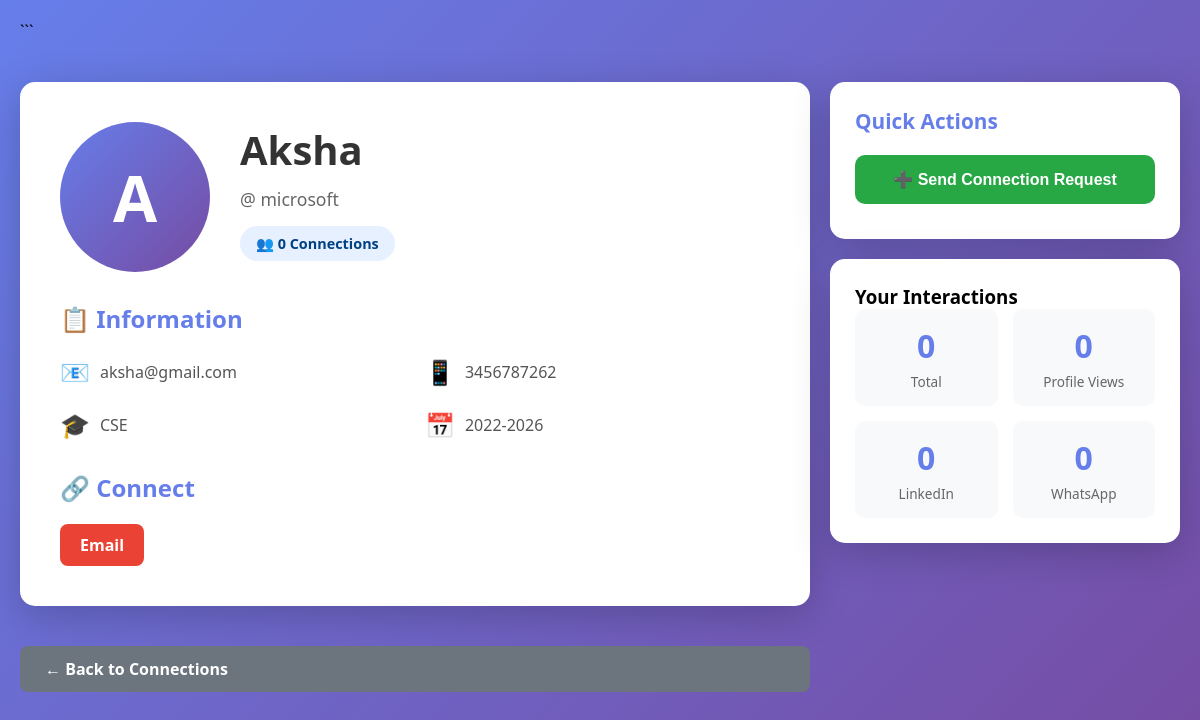
Page /view_alumni_profile.php?pi_register=R059 (signed in) on the committed database.
### tables this page shows
CREATE TABLE `alumniinfo` (
  `pi_name` varchar(100) NOT NULL,
  `pi_gender` varchar(20) NOT NULL,
  `pi_address` varchar(100) NOT NULL,
  `pi_email` varchar(100) NOT NULL,
  `pi_linkedin` varchar(255) DEFAULT NULL,
  `pi_instagram` varchar(255) DEFAULT NULL,
  `pi_whatsapp` varchar(20) DEFAULT NULL,
  `pi_facebook` varchar(255) DEFAULT NULL,
  `pi_twitter` varchar(255) DEFAULT NULL,
  `pi_github` varchar(255) DEFAULT NULL,
  `pi_portfolio` varchar(255) DEFAULT NULL,
  `pi_picture` longblob DEFAULT NULL,
  `pi_session` varchar(50) NOT NULL,
  `pi_branch` varchar(50) NOT NULL,
  `pi_yop` year(4) DEFAULT NULL,
  `pi_mobile` varchar(50) NOT NULL,
  `pi_company` varchar(50) NOT NULL,
  `pi_designation` varchar(100) DEFAULT NULL,
  `pi_register` varchar(100) NOT NULL,
  `show_contact` tinyint(1) DEFAULT 1 COMMENT 'Show contact info to students',
  `available_for_mentorship` tinyint(1) DEFAULT 1 COMMENT 'Available as mentor'
);

### view_alumni_profile.php (the view, shortened to what this page needs)
<?php
include_once 'db_config.php';
$st_register = $_SESSION['st_register'];
$pi_register = isset($_GET['pi_register']) ? mysqli_real_escape_string($conn, $_GET['pi_register']) : null;
mysqli_query($conn, "INSERT INTO user_interactions (from_type, from_register, to_type, to_register, interaction_type)
                     VALUES ('student', '$st_register', 'alumni', '$pi_register', 'view_profile')");
$alumni = mysqli_fetch_assoc(mysqli_query($conn, "SELECT * FROM alumniinfo WHERE pi_register='$pi_register'"));
$connection = mysqli_fetch_assoc(mysqli_query($conn,
    "SELECT * FROM user_connections
     WHERE user1_register='$st_register' AND user2_register='$pi_register'"));
$pending_request = mysqli_fetch_assoc(mysqli_query($conn,
    "SELECT * FROM connection_requests
     WHERE from_register='$st_register' AND to_register='$pi_register' AND status='pending'"));
$interaction_stats = mysqli_fetch_assoc(mysqli_query($conn,
    "SELECT COUNT(*) as total_interactions,
            SUM(CASE WHEN interaction_type='view_profile' THEN 1 ELSE 0 END) as profile_views,
            SUM(CASE WHEN interaction_type='click_linkedin' THEN 1 ELSE 0 END) as linkedin_clicks,
            SUM(CASE WHEN interaction_type='click_whatsapp' THEN 1 ELSE 0 END) as whatsapp_clicks,
            SUM(CASE WHEN interaction_type='send_message' THEN 1 ELSE 0 END) as messages_sent
     FROM user_interactions
     WHERE from_register='$st_register' AND to_register='$pi_register'"));
$connection_count = mysqli_fetch_assoc(mysqli_query($conn,
    "SELECT COUNT(*) as count FROM user_connections WHERE user2_register='$pi_register'"))['count'];
?>
<!DOCTYPE html>
<html>
<head>
</head>
<body>
<div class="container">
    <div class="main-content">
        <div class="profile-card">
            <div class="profile-header">
                <div class="profile-avatar">
                    <?php echo strtoupper(substr($alumni['pi_name'], 0, 1)); ?>
                </div>
                <div class="profile-info">
                    <h1><?php echo htmlspecialchars($alumni['pi_name']); ?></h1>
                    <?php if (!empty($alumni['pi_company'])) { ?>
                        <div class="profile-company">@ <?php echo htmlspecialchars($alumni['pi_company']); ?></div>
                    <?php } ?>
                    <div class="profile-badges">
                        <span class="badge badge-connections">
                            👥 <?php echo $connection_count; ?> Connections
                        </span>
                    </div>
                </div>
            </div>
            <div class="section">
                <h2>📋 Information</h2>
                <div class="info-grid">
                    <?php if ($alumni['show_contact']) { ?>
                        <div class="info-item">
                            <div class="info-icon">📧</div>
                            <div><?php echo htmlspecialchars($alumni['pi_email']); ?></div>
                        </div>
                        <?php if (!empty($alumni['pi_mobile'])) { ?>
                            <div class="info-item">
                                <div class="info-icon">📱</div>
                                <div><?php echo htmlspecialchars($alumni['pi_mobile']); ?></div>
                            </div>
                        <?php } ?>
                    <?php } ?>
                    <div class="info-item">
                        <div class="info-icon">🎓</div>
                        <div><?php echo htmlspecialchars($alumni['pi_branch']); ?></div>
                    </div>
                    <div class="info-item">
                        <div class="info-icon">📅</div>
                        <div><?php echo htmlspecialchars($alumni['pi_session']); ?></div>
                    </div>
                </div>
            </div>
            <?php if ($alumni['show_contact']) { ?>
                <div class="section">
                    <h2>🔗 Connect</h2>
                    <div class="social-links">
                        <a href="mailto:<?php echo htmlspecialchars($alumni['pi_email']); ?>"
                           class="social-btn btn-email"
                           onclick="trackClick('email')">
                            Email
                        </a>
                    </div>
                </div>
            <?php } ?>
        </div>
        <a href="student_connections.php" class="back-link">← Back to Connections</a>
    </div>
    <div class="sidebar">
        <div class="action-card">
            <h3>Quick Actions</h3>
            <?php if ($connection) { ?>
                <button class="action-btn btn-primary"
                        onclick="window.location.href='student_chat.php?user=<?php echo $pi_register; ?>'">
                    💬 Send Message
                </button>
            <?php } elseif ($pending_request) { ?>
                <button class="action-btn btn-secondary" disabled>
                    ⏳ Request Pending
                </button>
            <?php } else { ?>
                <button class="action-btn btn-success"
                        onclick="window.location.href='student_connections.php'">
                    ➕ Send Connection Request
                </button>
            <?php } ?>
        </div>
        <div class="stats-card">
            <h3>Your Interactions</h3>
            <div class="stats-grid">
                <div class="stat-item">
                    <div class="stat-number"><?php echo $interaction_stats['total_interactions'] ?? 0; ?></div>
                    <div class="stat-label">Total</div>
                </div>
                <div class="stat-item">
                    <div class="stat-number"><?php echo $interaction_stats['profile_views'] ?? 0; ?></div>
                    <div class="stat-label">Profile Views</div>
                </div>
                <div class="stat-item">
                    <div class="stat-number"><?php echo $interaction_stats['linkedin_clicks'] ?? 0; ?></div>
                    <div class="stat-label">LinkedIn</div>
                </div>
                <div class="stat-item">
                    <div class="stat-number"><?php echo $interaction_stats['whatsapp_clicks'] ?? 0; ?></div>
                    <div class="stat-label">WhatsApp</div>
                </div>
            </div>
        </div>
    </div>
</div>
</body>
</html>

### view_alumni_profile.php (style rules this page uses)
* { margin: 0; padding: 0; box-sizing: border-box; }
body { font-family: 'Segoe UI', Tahoma, Geneva, Verdana, sans-serif; background: linear-gradient(135deg, #667eea 0%, #764ba2 100%); min-height: 100vh; padding: 20px; }
.container { max-width: 1200px; margin: 40px auto; display: grid; grid-template-columns: 1fr 350px; gap: 20px; }
.main-content { display: flex; flex-direction: column; gap: 20px; }
.profile-card { background: white; border-radius: 15px; padding: 40px; box-shadow: 0 10px 40px rgba(0, 0, 0, 0.2); }
.profile-header { display: flex; gap: 30px; margin-bottom: 30px; }
.profile-avatar { width: 150px; height: 150px; border-radius: 50%; background: linear-gradient(135deg, #667eea 0%, #764ba2 100%); display: flex; align-items: center; justify-content: center; color: white; font-size: 4rem; font-weight: bold; flex-shrink: 0; }
.profile-info h1 { color: #333; font-size: 2.5rem; margin-bottom: 10px; }
.profile-company { color: #666; font-size: 1.1rem; margin-bottom: 15px; }
.profile-badges { display: flex; gap: 10px; flex-wrap: wrap; }
.badge { padding: 8px 16px; border-radius: 20px; font-size: 0.9rem; font-weight: 600; display: inline-flex; align-items: center; gap: 5px; }
.badge-connections { background: #e7f0ff; color: #004085; }
.section { margin-top: 30px; }
.section h2 { color: #667eea; margin-bottom: 20px; font-size: 1.5rem; display: flex; align-items: center; gap: 10px; }
.info-grid { display: grid; grid-template-columns: repeat(2, 1fr); gap: 20px; }
.info-item { display: flex; align-items: center; gap: 10px; color: #555; }
.info-icon { font-size: 1.5rem; color: #667eea; }
.social-links { display: flex; gap: 10px; flex-wrap: wrap; }
.social-btn { padding: 10px 20px; border-radius: 8px; text-decoration: none; font-weight: 600; transition: all 0.3s; display: inline-flex; align-items: center; gap: 8px; }
.btn-email { background: #EA4335; color: white; }
.sidebar { display: flex; flex-direction: column; gap: 20px; }
.action-card { background: white; border-radius: 15px; padding: 25px; box-shadow: 0 10px 40px rgba(0, 0, 0, 0.2); }
.action-card h3 { color: #667eea; margin-bottom: 20px; font-size: 1.3rem; }
.action-btn { width: 100%; padding: 15px; border: none; border-radius: 10px; font-weight: 600; cursor: pointer; transition: all 0.3s; margin-bottom: 10px; font-size: 1rem; }
.btn-success { background: #28a745; color: white; }
.stats-card { background: white; border-radius: 15px; padding: 25px; box-shadow: 0 10px 40px rgba(0, 0, 0, 0.2); }
.stats-grid { display: grid; grid-template-columns: repeat(2, 1fr); gap: 15px; }
.stat-item { text-align: center; padding: 15px; background: #f8f9fa; border-radius: 10px; }
.stat-number { font-size: 2rem; font-weight: bold; color: #667eea; margin-bottom: 5px; }
.stat-label { font-size: 0.85rem; color: #666; }
.back-link { display: inline-block; padding: 12px 25px; background: #6c757d; color: white; text-decoration: none; border-radius: 8px; font-weight: 600; margin-top: 20px; }

### rows in the picture
alumniinfo: pi_name "A", pi_name "Aksha", pi_company "microsoft", pi_email "aksha@gmail.com", pi_mobile "3456787262", pi_branch "CSE", pi_session "2022-2026"

### other values in the picture
$connection_count "0"
$interaction_stats['total_interactions'] "0"
$interaction_stats['profile_views'] "0"
$interaction_stats['linkedin_clicks'] "0"
$interaction_stats['whatsapp_clicks'] "0"
